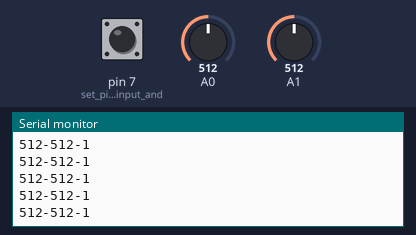
Recording of a sketch running on a simulated Arduino Uno, built with avr-gcc and run on an emulated ATmega328P. Parts: the last lines printed to the serial monitor. The test bench sets the inputs (shaded band); at power-on: A0 = 512, A1 = 512, pin 7 (set_pin_7_as_an_input_and) HIGH.

Above: at 1.2 s.
1.3 s: A0 set to 716
At 1.31 s:
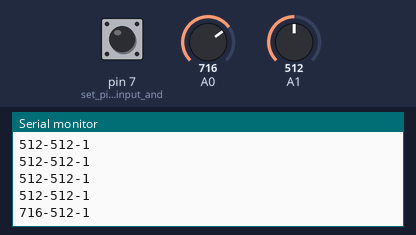
2.8 s: A1 set to 716
At 2.82 s:
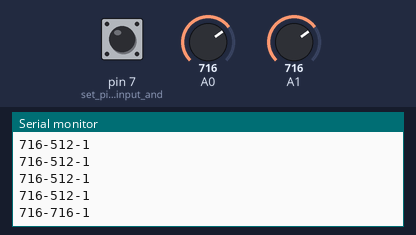
4.3 s: pin 7 (set_pin_7_as_an_input_and) pulled LOW for 0.15 s
At 4.33 s:
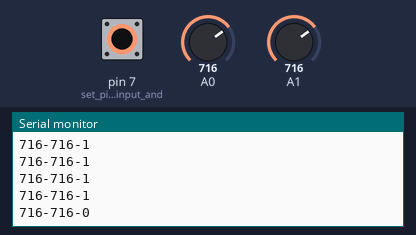
5.9 s: A0 set to 900
At 5.94 s:
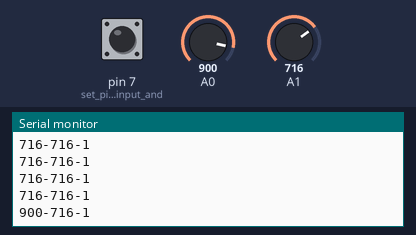
7.4 s: pin 7 (set_pin_7_as_an_input_and) pulled LOW for 1 s
At 7.45 s:
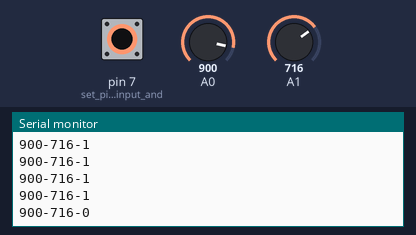
9.9 s: A1 set to 900
At 9.97 s:
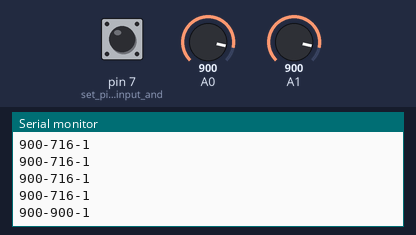
Timing chart, 0 to 12.4 s (numbered marks = the images above; inputs shaded):
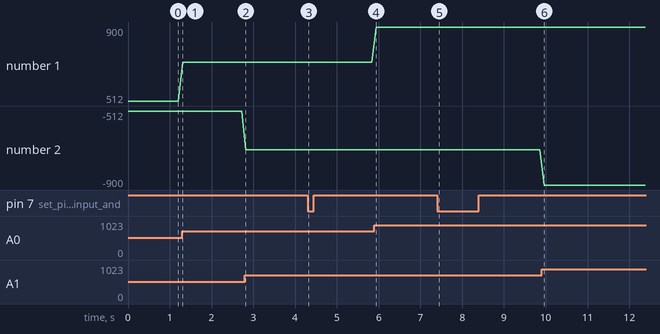

The sketch:

arduino.ino
```cpp
int value = 0;
void setup()
{
  // pinMode(A0, INPUT);
  //  pinMode(A1, INPUT);
  pinMode(7, INPUT_PULLUP); // set pin 7 as an input and enable the internal pull-up resistor
  Serial.begin(9600);
}
void loop()
{
  value = analogRead(A0);   // read X axis value [0..1023]
  Serial.print(value, DEC); // X
  Serial.print("-");
  value = analogRead(A1);   // read Y axis value [0..1023]
  Serial.print(value, DEC); // Y
  Serial.print("-");
  value = digitalRead(7);     // read Button state [0,1]
  Serial.println(value, DEC); // button
  delay(100);
}
```

Measured:
- after the input at 1.3 s, the serial monitor: prints a new line at once (image 1)
- after the input at 2.8 s, the serial monitor: prints a new line at once (image 2)
- after the input at 4.3 s, the serial monitor: prints a new line at once (image 3)
- after the input at 5.9 s, the serial monitor: prints a new line at once (image 4)
- after the input at 7.4 s, the serial monitor: prints a new line after 0.05 s (image 5)
- after the input at 9.9 s, the serial monitor: prints a new line after 0.06 s (image 6)
- plotted number 1: 512 → 716 after the input at 1.3 s, 716 → 900 after the input at 5.9 s
- plotted number 2: -512 → -716 after the input at 2.8 s, -716 → -900 after the input at 9.9 s
